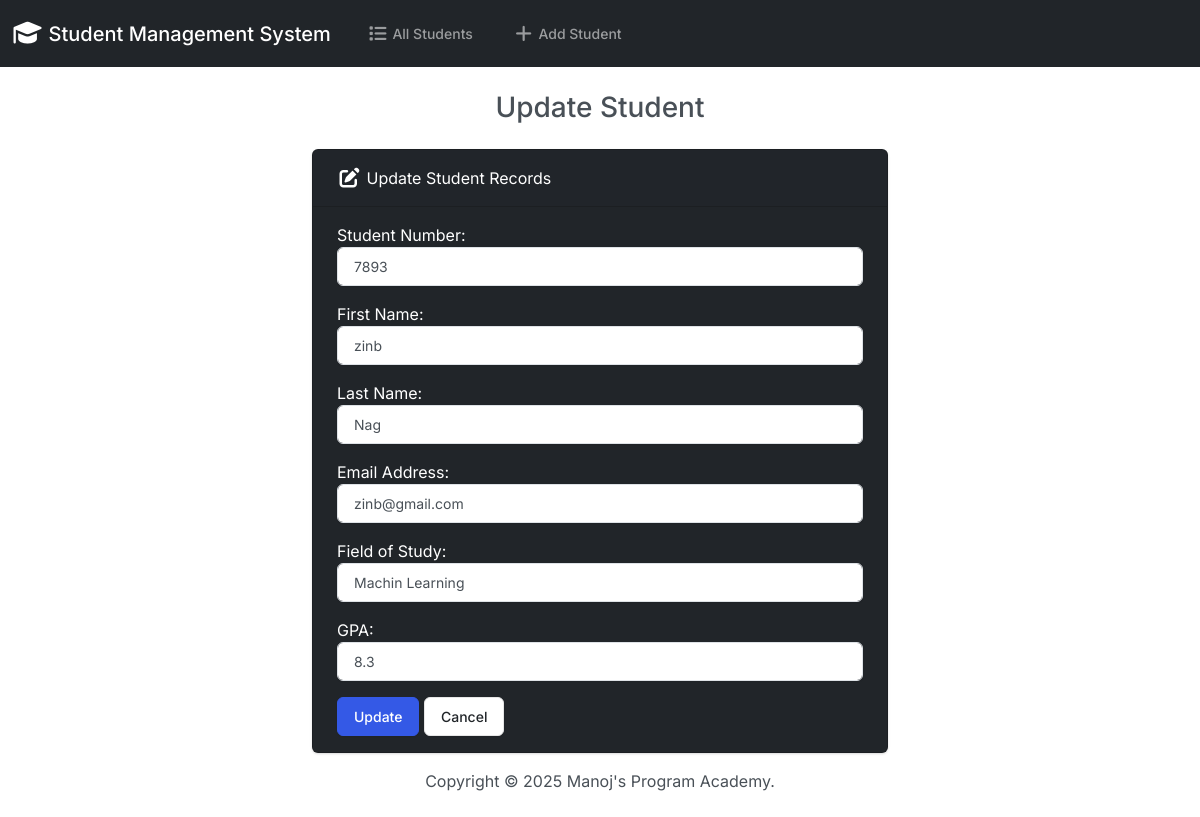
The app's page /edit/4 with its own data.
### students/models.py (models this page shows, shortened)
class Student(models.Model):
    student_number = models.PositiveIntegerField()
    first_name = models.CharField(max_length=50)
    last_name = models.CharField(max_length=50)
    email = models.EmailField(max_length=100)
    field_of_study = models.CharField(max_length=50)
    gpa = models.FloatField()

### students/views.py (the view)
# urls.py: path('edit/<int:id>', views.edit, name='edit'),
def edit(request, id):
    if request.method == 'POST':
        student = Student.objects.get(pk=id)
        form = StudentForm(request.POST, instance=student)
        if form.is_valid():
            form.save()
            return render(request, 'students/edit.html', {
                'form': form,
                'success': True
            })
    else:
        student = Student.objects.get(pk=id)
        form = StudentForm(instance=student)
    return render(request, 'students/edit.html', {
        'form': form
    })

### students/forms.py
class StudentForm(forms.ModelForm):
    class Meta:
        model = Student
        fields = ['student_number', 'first_name', 'last_name', 'email', 'field_of_study', 'gpa']
        labels=  {
            'student_number': 'Student Number',
            'first_name': 'First Name',
            'last_name': 'Last Name',
            'email': 'Email Address',
            'field_of_study': 'Field of Study',
            'gpa': 'GPA',
        }
        widgets = {
            'student_number': forms.NumberInput(attrs={'class': 'form-control'}),
            'first_name': forms.TextInput(attrs={'class': 'form-control'}),
            'last_name': forms.TextInput(attrs={'class': 'form-control'}),
            'email': forms.EmailInput(attrs={'class': 'form-control'}),
            'field_of_study': forms.TextInput(attrs={'class': 'form-control'}),
            'gpa': forms.NumberInput(attrs={'class': 'form-control', 'step': '0.01'}),
        }

### students/templates/students/edit.html (shortened to what this page needs)
{% extends "students/base.html" %}
{% block body %}
    <h3 class="text-center m-4">Update Student</h3>
    {% if success %}
        <div class="alert alert-success" role="alert">
            The student updated successfully.
            <a href="{% url 'index' %}" class="alert-link">Go to Home Page.</a>
        </div>
    {% else %}
        <div class="row justify-content-center">
            <div class="col-6">
                <div class="card text-white bg-dark mb-3">
                    <div class="card-header">
                        <i class="fa-solid fa-pen-to-square fa-lg"></i></i></i> Update Student Records
                    </div>
                    <div class="card-body">
                        <form action="" method="POST">
                        {{ form.as_p }}
                        <button type="submit" class="btn btn-primary">Update</button>
                        <a href="{% url 'index' %}" class="btn btn-secondary">Cancel</a>
                        </form>
                    </div>
                </div>
            </div>
        </div>
    {% endif %}
{% endblock %}

### records on screen
Student: student_number "7893", first_name "zinb", last_name "Nag", email "zinb@gmail.com", field_of_study "Machin Learning", gpa "8.3"
